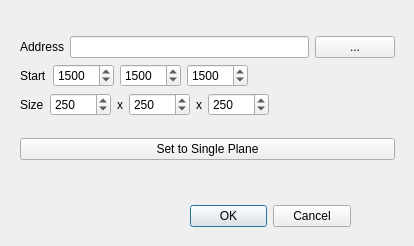
<?xml version="1.0" encoding="UTF-8"?>
<ui version="4.0">
 <class>DvidImageDialog</class>
 <widget class="QDialog" name="DvidImageDialog">
  <property name="geometry">
   <rect>
    <x>0</x>
    <y>0</y>
    <width>414</width>
    <height>246</height>
   </rect>
  </property>
  <property name="windowTitle">
   <string>Dialog</string>
  </property>
  <widget class="QDialogButtonBox" name="buttonBox">
   <property name="geometry">
    <rect>
     <x>190</x>
     <y>200</y>
     <width>161</width>
     <height>32</height>
    </rect>
   </property>
   <property name="orientation">
    <enum>Qt::Horizontal</enum>
   </property>
   <property name="standardButtons">
    <set>QDialogButtonBox::Cancel|QDialogButtonBox::Ok</set>
   </property>
  </widget>
  <widget class="QWidget" name="layoutWidget">
   <property name="geometry">
    <rect>
     <x>20</x>
     <y>20</y>
     <width>375</width>
     <height>158</height>
    </rect>
   </property>
   <layout class="QVBoxLayout" name="verticalLayout_2">
    <item>
     <layout class="QVBoxLayout" name="verticalLayout">
      <item>
       <layout class="QHBoxLayout" name="horizontalLayout_7">
        <item>
         <widget class="QLabel" name="label_5">
          <property name="text">
           <string>Address</string>
          </property>
         </widget>
        </item>
        <item>
         <widget class="QLineEdit" name="addressWidget">
          <property name="readOnly">
           <bool>true</bool>
          </property>
         </widget>
        </item>
        <item>
         <widget class="QPushButton" name="dvidServerPushButton">
          <property name="text">
           <string>...</string>
          </property>
         </widget>
        </item>
       </layout>
      </item>
      <item>
       <layout class="QHBoxLayout" name="horizontalLayout_5">
        <item>
         <layout class="QHBoxLayout" name="horizontalLayout_4">
          <item>
           <widget class="QLabel" name="label_3">
            <property name="text">
             <string>Start</string>
            </property>
           </widget>
          </item>
          <item>
           <layout class="QHBoxLayout" name="horizontalLayout">
            <item>
             <widget class="QSpinBox" name="xSpinBox">
              <property name="maximum">
               <number>99999</number>
              </property>
              <property name="value">
               <number>1500</number>
              </property>
             </widget>
            </item>
            <item>
             <widget class="QSpinBox" name="ySpinBox">
              <property name="maximum">
               <number>99999</number>
              </property>
              <property name="value">
               <number>1500</number>
              </property>
             </widget>
            </item>
            <item>
             <widget class="QSpinBox" name="zSpinBox">
              <property name="maximum">
               <number>99999</number>
              </property>
              <property name="value">
               <number>1500</number>
              </property>
             </widget>
            </item>
           </layout>
          </item>
         </layout>
        </item>
        <item>
         <spacer name="horizontalSpacer">
          <property name="orientation">
           <enum>Qt::Horizontal</enum>
          </property>
          <property name="sizeHint" stdset="0">
           <size>
            <width>40</width>
            <height>20</height>
           </size>
          </property>
         </spacer>
        </item>
       </layout>
      </item>
      <item>
       <layout class="QHBoxLayout" name="horizontalLayout_6">
        <item>
         <layout class="QHBoxLayout" name="horizontalLayout_3">
          <item>
           <widget class="QLabel" name="label_2">
            <property name="text">
             <string>Size</string>
            </property>
           </widget>
          </item>
          <item>
           <layout class="QHBoxLayout" name="horizontalLayout_2">
            <item>
             <widget class="QSpinBox" name="widthSpinBox">
              <property name="maximum">
               <number>99999</number>
              </property>
              <property name="value">
               <number>250</number>
              </property>
             </widget>
            </item>
            <item>
             <widget class="QLabel" name="label">
              <property name="text">
               <string>x</string>
              </property>
             </widget>
            </item>
            <item>
             <widget class="QSpinBox" name="heightSpinBox">
              <property name="maximum">
               <number>99999</number>
              </property>
              <property name="value">
               <number>250</number>
              </property>
             </widget>
            </item>
            <item>
             <widget class="QLabel" name="label_4">
              <property name="text">
               <string>x</string>
              </property>
             </widget>
            </item>
            <item>
             <widget class="QSpinBox" name="depthSpinBox">
              <property name="maximum">
               <number>99999</number>
              </property>
              <property name="value">
               <number>250</number>
              </property>
             </widget>
            </item>
           </layout>
          </item>
         </layout>
        </item>
        <item>
         <spacer name="horizontalSpacer_2">
          <property name="orientation">
           <enum>Qt::Horizontal</enum>
          </property>
          <property name="sizeHint" stdset="0">
           <size>
            <width>40</width>
            <height>20</height>
           </size>
          </property>
         </spacer>
        </item>
       </layout>
      </item>
     </layout>
    </item>
    <item>
     <widget class="QPushButton" name="singlePlanePushButton">
      <property name="text">
       <string>Set to Single Plane</string>
      </property>
     </widget>
    </item>
   </layout>
  </widget>
 </widget>
 <resources/>
 <connections>
  <connection>
   <sender>buttonBox</sender>
   <signal>accepted()</signal>
   <receiver>DvidImageDialog</receiver>
   <slot>accept()</slot>
   <hints>
    <hint type="sourcelabel">
     <x>248</x>
     <y>254</y>
    </hint>
    <hint type="destinationlabel">
     <x>157</x>
     <y>274</y>
    </hint>
   </hints>
  </connection>
  <connection>
   <sender>buttonBox</sender>
   <signal>rejected()</signal>
   <receiver>DvidImageDialog</receiver>
   <slot>reject()</slot>
   <hints>
    <hint type="sourcelabel">
     <x>316</x>
     <y>260</y>
    </hint>
    <hint type="destinationlabel">
     <x>286</x>
     <y>274</y>
    </hint>
   </hints>
  </connection>
 </connections>
</ui>
